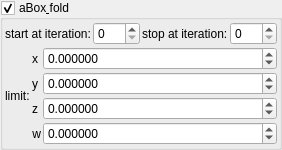
    <widget class="MyGroupBox" name="groupCheck_transf_function_enabledF_false">
     <property name="font">
      <font>
       <weight>50</weight>
       <bold>false</bold>
      </font>
     </property>
     <property name="toolTip">
      <string/>
     </property>
     <property name="title">
      <string>aBox&amp; fold</string>
     </property>
     <property name="checkable">
      <bool>true</bool>
     </property>
     <layout class="QVBoxLayout" name="verticalLayout_30" stretch="0,0">
      <property name="spacing">
       <number>2</number>
      </property>
      <property name="leftMargin">
       <number>2</number>
      </property>
      <property name="topMargin">
       <number>2</number>
      </property>
      <property name="rightMargin">
       <number>2</number>
      </property>
      <property name="bottomMargin">
       <number>2</number>
      </property>
      <item>
       <layout class="QGridLayout" name="gridLayout_14">
        <item row="0" column="3">
         <widget class="MySpinBox" name="spinboxInt_transf_stop_iterations_F">
          <property name="sizePolicy">
           <sizepolicy hsizetype="Minimum" vsizetype="Maximum">
            <horstretch>0</horstretch>
            <verstretch>0</verstretch>
           </sizepolicy>
          </property>
          <property name="font">
           <font>
            <weight>50</weight>
            <bold>false</bold>
           </font>
          </property>
          <property name="maximum">
           <number>250</number>
          </property>
         </widget>
        </item>
        <item row="0" column="2">
         <widget class="QLabel" name="label_252">
          <property name="font">
           <font>
            <weight>50</weight>
            <bold>false</bold>
           </font>
          </property>
          <property name="text">
           <string>stop at iteration:</string>
          </property>
         </widget>
        </item>
        <item row="0" column="1">
         <widget class="MySpinBox" name="spinboxInt_transf_start_iterations_F">
          <property name="sizePolicy">
           <sizepolicy hsizetype="Minimum" vsizetype="Maximum">
            <horstretch>0</horstretch>
            <verstretch>0</verstretch>
           </sizepolicy>
          </property>
          <property name="font">
           <font>
            <weight>50</weight>
            <bold>false</bold>
           </font>
          </property>
          <property name="maximum">
           <number>250</number>
          </property>
         </widget>
        </item>
        <item row="0" column="0">
         <widget class="QLabel" name="label_67">
          <property name="font">
           <font>
            <weight>50</weight>
            <bold>false</bold>
           </font>
          </property>
          <property name="text">
           <string>start at iteration:</string>
          </property>
         </widget>
        </item>
       </layout>
      </item>
      <item>
       <layout class="QGridLayout" name="gridLayout_4" columnstretch="0,0,1">
        <property name="spacing">
         <number>2</number>
        </property>
        <item row="0" column="1">
         <widget class="QLabel" name="label_22">
          <property name="font">
           <font>
            <weight>50</weight>
            <bold>false</bold>
           </font>
          </property>
          <property name="text">
           <string notr="true">x</string>
          </property>
         </widget>
        </item>
        <item row="3" column="1">
         <widget class="QLabel" name="label_149">
          <property name="sizePolicy">
           <sizepolicy hsizetype="Preferred" vsizetype="Preferred">
            <horstretch>0</horstretch>
            <verstretch>0</verstretch>
           </sizepolicy>
          </property>
          <property name="font">
           <font>
            <weight>50</weight>
            <bold>false</bold>
           </font>
          </property>
          <property name="text">
           <string notr="true">w</string>
          </property>
          <property name="alignment">
           <set>Qt::AlignRight|Qt::AlignTrailing|Qt::AlignVCenter</set>
          </property>
         </widget>
        </item>
        <item row="1" column="0" rowspan="2">
         <widget class="QLabel" name="label_23">
          <property name="font">
           <font>
            <weight>50</weight>
            <bold>false</bold>
           </font>
          </property>
          <property name="text">
           <string>limit:</string>
          </property>
         </widget>
        </item>
        <item row="1" column="2">
         <widget class="MyDoubleSpinBox" name="spinbox4_transf_offsetB_1111_y">
          <property name="enabled">
           <bool>true</bool>
          </property>
          <property name="sizePolicy">
           <sizepolicy hsizetype="Minimum" vsizetype="Maximum">
            <horstretch>0</horstretch>
            <verstretch>0</verstretch>
           </sizepolicy>
          </property>
          <property name="font">
           <font>
            <weight>50</weight>
            <bold>false</bold>
           </font>
          </property>
          <property name="decimals">
           <number>6</number>
          </property>
          <property name="minimum">
           <double>-99.989999999999995</double>
          </property>
          <property name="maximum">
           <double>99.989999999999995</double>
          </property>
          <property name="singleStep">
           <double>0.100000000000000</double>
          </property>
         </widget>
        </item>
        <item row="0" column="2">
         <widget class="MyDoubleSpinBox" name="spinbox4_transf_offsetB_1111_x">
          <property name="enabled">
           <bool>true</bool>
          </property>
          <property name="sizePolicy">
           <sizepolicy hsizetype="Minimum" vsizetype="Maximum">
            <horstretch>0</horstretch>
            <verstretch>0</verstretch>
           </sizepolicy>
          </property>
          <property name="font">
           <font>
            <weight>50</weight>
            <bold>false</bold>
           </font>
          </property>
          <property name="prefix">
           <string/>
          </property>
          <property name="decimals">
           <number>6</number>
          </property>
          <property name="minimum">
           <double>-99.989999999999995</double>
          </property>
          <property name="singleStep">
           <double>0.100000000000000</double>
          </property>
         </widget>
        </item>
        <item row="2" column="1">
         <widget class="QLabel" name="label_24">
          <property name="font">
           <font>
            <weight>50</weight>
            <bold>false</bold>
           </font>
          </property>
          <property name="text">
           <string notr="true">z</string>
          </property>
         </widget>
        </item>
        <item row="1" column="1">
         <widget class="QLabel" name="label_25">
          <property name="font">
           <font>
            <weight>50</weight>
            <bold>false</bold>
           </font>
          </property>
          <property name="text">
           <string notr="true">y</string>
          </property>
         </widget>
        </item>
        <item row="2" column="2">
         <widget class="MyDoubleSpinBox" name="spinbox4_transf_offsetB_1111_z">
          <property name="enabled">
           <bool>true</bool>
          </property>
          <property name="sizePolicy">
           <sizepolicy hsizetype="Minimum" vsizetype="Maximum">
            <horstretch>0</horstretch>
            <verstretch>0</verstretch>
           </sizepolicy>
          </property>
          <property name="font">
           <font>
            <weight>50</weight>
            <bold>false</bold>
           </font>
          </property>
          <property name="decimals">
           <number>6</number>
          </property>
          <property name="minimum">
           <double>-99.989999999999995</double>
          </property>
          <property name="maximum">
           <double>99.989999999999995</double>
          </property>
          <property name="singleStep">
           <double>0.100000000000000</double>
          </property>
         </widget>
        </item>
        <item row="3" column="2">
         <widget class="MyDoubleSpinBox" name="spinbox4_transf_offsetB_1111_w">
          <property name="enabled">
           <bool>true</bool>
          </property>
          <property name="sizePolicy">
           <sizepolicy hsizetype="Minimum" vsizetype="Maximum">
            <horstretch>0</horstretch>
            <verstretch>0</verstretch>
           </sizepolicy>
          </property>
          <property name="font">
           <font>
            <weight>50</weight>
            <bold>false</bold>
           </font>
          </property>
          <property name="decimals">
           <number>6</number>
          </property>
          <property name="minimum">
           <double>-99.989999999999995</double>
          </property>
          <property name="maximum">
           <double>99.989999999999995</double>
          </property>
          <property name="singleStep">
           <double>0.100000000000000</double>
          </property>
         </widget>
        </item>
       </layout>
      </item>
     </layout>
    </widget>
